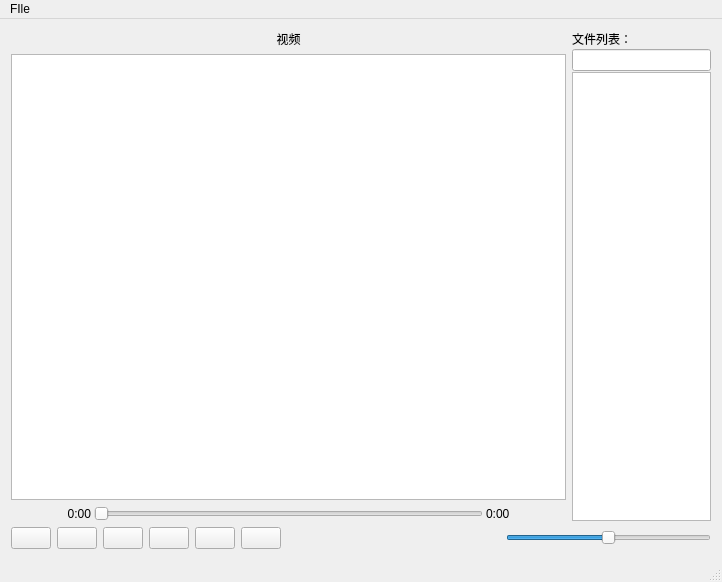
<?xml version="1.0" encoding="UTF-8"?>
<ui version="4.0">
 <class>MainWindow</class>
 <widget class="QMainWindow" name="MainWindow">
  <property name="geometry">
   <rect>
    <x>0</x>
    <y>0</y>
    <width>722</width>
    <height>582</height>
   </rect>
  </property>
  <property name="windowTitle">
   <string>Failamp</string>
  </property>
  <widget class="QWidget" name="centralWidget">
   <property name="sizePolicy">
    <sizepolicy hsizetype="Maximum" vsizetype="Maximum">
     <horstretch>0</horstretch>
     <verstretch>0</verstretch>
    </sizepolicy>
   </property>
   <layout class="QGridLayout" name="gridLayout" columnstretch="4,1" rowminimumheight="0,0" columnminimumwidth="0,0">
    <item row="0" column="0">
     <layout class="QVBoxLayout" name="verticalLayout">
      <item>
       <widget class="QLabel" name="label_3">
        <property name="text">
         <string>视频</string>
        </property>
        <property name="alignment">
         <set>Qt::AlignCenter</set>
        </property>
       </widget>
      </item>
      <item>
       <widget class="QListView" name="playlistView">
        <property name="acceptDrops">
         <bool>true</bool>
        </property>
        <property name="showDropIndicator" stdset="0">
         <bool>true</bool>
        </property>
        <property name="dragDropMode">
         <enum>QAbstractItemView::DropOnly</enum>
        </property>
        <property name="defaultDropAction">
         <enum>Qt::CopyAction</enum>
        </property>
        <property name="alternatingRowColors">
         <bool>true</bool>
        </property>
        <property name="uniformItemSizes">
         <bool>true</bool>
        </property>
       </widget>
      </item>
      <item>
       <layout class="QHBoxLayout" name="horizontalLayout_4" stretch="0,80,0">
        <property name="spacing">
         <number>3</number>
        </property>
        <item>
         <widget class="QLabel" name="currentTimeLabel">
          <property name="minimumSize">
           <size>
            <width>80</width>
            <height>0</height>
           </size>
          </property>
          <property name="text">
           <string>0:00</string>
          </property>
          <property name="alignment">
           <set>Qt::AlignRight|Qt::AlignTrailing|Qt::AlignVCenter</set>
          </property>
         </widget>
        </item>
        <item>
         <widget class="QSlider" name="timeSlider">
          <property name="orientation">
           <enum>Qt::Horizontal</enum>
          </property>
         </widget>
        </item>
        <item>
         <widget class="QLabel" name="totalTimeLabel">
          <property name="minimumSize">
           <size>
            <width>80</width>
            <height>0</height>
           </size>
          </property>
          <property name="text">
           <string>0:00</string>
          </property>
          <property name="alignment">
           <set>Qt::AlignLeading|Qt::AlignLeft|Qt::AlignVCenter</set>
          </property>
         </widget>
        </item>
       </layout>
      </item>
     </layout>
    </item>
    <item row="0" column="1">
     <layout class="QVBoxLayout" name="verticalLayout_2">
      <property name="spacing">
       <number>1</number>
      </property>
      <item>
       <widget class="QLabel" name="label_2">
        <property name="text">
         <string>文件列表：</string>
        </property>
       </widget>
      </item>
      <item>
       <widget class="QLineEdit" name="lineEdit"/>
      </item>
      <item>
       <widget class="QListView" name="listView"/>
      </item>
     </layout>
    </item>
    <item row="1" column="0" colspan="2">
     <layout class="QHBoxLayout" name="horizontalLayout_5">
      <item>
       <widget class="QPushButton" name="previousButton">
        <property name="text">
         <string/>
        </property>
        <property name="icon">
         <iconset>
          <normaloff>../images/control-skip-180.png</normaloff>../images/control-skip-180.png</iconset>
        </property>
       </widget>
      </item>
      <item>
       <widget class="QPushButton" name="playButton">
        <property name="text">
         <string/>
        </property>
        <property name="icon">
         <iconset>
          <normaloff>../images/control.png</normaloff>../images/control.png</iconset>
        </property>
       </widget>
      </item>
      <item>
       <widget class="QPushButton" name="pauseButton">
        <property name="text">
         <string/>
        </property>
        <property name="icon">
         <iconset>
          <normaloff>../images/control-pause.png</normaloff>../images/control-pause.png</iconset>
        </property>
       </widget>
      </item>
      <item>
       <widget class="QPushButton" name="stopButton">
        <property name="text">
         <string/>
        </property>
        <property name="icon">
         <iconset>
          <normaloff>../images/control-stop-square.png</normaloff>../images/control-stop-square.png</iconset>
        </property>
       </widget>
      </item>
      <item>
       <widget class="QPushButton" name="nextButton">
        <property name="text">
         <string/>
        </property>
        <property name="icon">
         <iconset>
          <normaloff>../images/control-skip.png</normaloff>../images/control-skip.png</iconset>
        </property>
       </widget>
      </item>
      <item>
       <widget class="QPushButton" name="viewButton">
        <property name="text">
         <string/>
        </property>
        <property name="icon">
         <iconset>
          <normaloff>../images/application-image.png</normaloff>../images/application-image.png</iconset>
        </property>
        <property name="checkable">
         <bool>true</bool>
        </property>
       </widget>
      </item>
      <item>
       <spacer name="horizontalSpacer">
        <property name="orientation">
         <enum>Qt::Horizontal</enum>
        </property>
        <property name="sizeHint" stdset="0">
         <size>
          <width>40</width>
          <height>20</height>
         </size>
        </property>
       </spacer>
      </item>
      <item>
       <widget class="QLabel" name="label">
        <property name="text">
         <string/>
        </property>
        <property name="pixmap">
         <pixmap>../images/speaker-volume.png</pixmap>
        </property>
       </widget>
      </item>
      <item>
       <widget class="QSlider" name="volumeSlider">
        <property name="maximum">
         <number>100</number>
        </property>
        <property name="value">
         <number>50</number>
        </property>
        <property name="orientation">
         <enum>Qt::Horizontal</enum>
        </property>
        <property name="tickPosition">
         <enum>QSlider::NoTicks</enum>
        </property>
       </widget>
      </item>
     </layout>
    </item>
   </layout>
  </widget>
  <widget class="QMenuBar" name="menuBar">
   <property name="geometry">
    <rect>
     <x>0</x>
     <y>0</y>
     <width>722</width>
     <height>23</height>
    </rect>
   </property>
   <widget class="QMenu" name="menuFIle">
    <property name="title">
     <string>FIle</string>
    </property>
    <addaction name="open_file_action"/>
    <addaction name="action"/>
   </widget>
   <addaction name="menuFIle"/>
  </widget>
  <widget class="QStatusBar" name="statusBar"/>
  <action name="open_file_action">
   <property name="text">
    <string>打开文件</string>
   </property>
  </action>
  <action name="action">
   <property name="text">
    <string>打开文件夹</string>
   </property>
  </action>
 </widget>
 <layoutdefault spacing="6" margin="11"/>
 <resources/>
 <connections/>
</ui>
